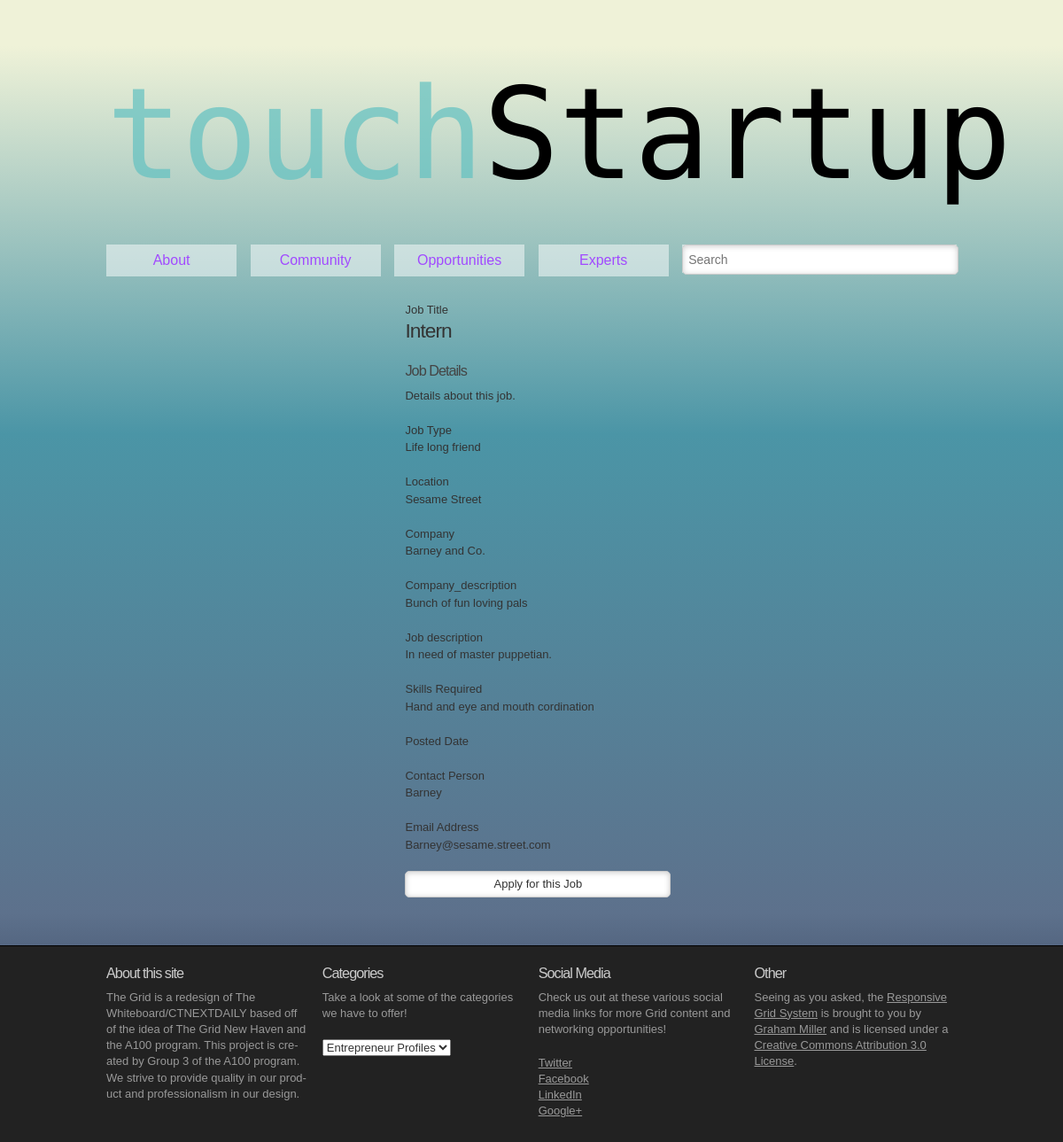
The page /viewjob.php?id=2 on the database its author committed.
### tables this page shows
CREATE TABLE IF NOT EXISTS `jobs` (
  `id` smallint(5) unsigned NOT NULL AUTO_INCREMENT,
  `title` varchar(30) NOT NULL,
  `type` varchar(30) NOT NULL,
  `location` varchar(30) NOT NULL,
  `company` varchar(30) NOT NULL,
  `company_description` mediumtext NOT NULL,
  `job_description` mediumtext NOT NULL,
  `skills` tinytext NOT NULL,
  `date` timestamp NOT NULL DEFAULT CURRENT_TIMESTAMP ON UPDATE CURRENT_TIMESTAMP,
  `companyID` char(32) NOT NULL,
  `contact_name` varchar(30) NOT NULL,
  `contact_email` varchar(30) NOT NULL,
  `imageLink` varchar(100) NOT NULL DEFAULT 'images/default_user.png',
  PRIMARY KEY (`id`)
);

### viewjob.php (the view, shortened to what this page needs)
<?php
require_once("header.php");
?>
    <div class="section group">
      <div class="col span_1_of_3" style="padding: 1em;">
    <?php
    $jobid=$_GET["id"];
    $sql = "SELECT * FROM jobs where id=".$jobid."";
    try {
      $rows = $conn->query($sql);
      foreach($rows as $row) {
        echo " <dl>
      <dt>Job Title</dt><dd><h3>".$row['title']."</h3></dd>
      <h4>Job Details</h4>
	    <p>Details about this job.<p>
      <dt>Job Type</dt><dd>".$row['type']."</dd>
      <dt>Location</dt><dd>".$row['location']."</dd>
      <dt>Company</dt><dd>".$row['company']."</dd>
      <dt>Company_description</dt><dd>".$row['company_description']."</dd>
      <dt>Job description</dt><dd>".$row['job_description']."</dd>
      <dt>Skills Required</dt><dd>".$row['skills']."</dd>
      <dt>Posted Date</dt><dd>".$row['postingDate']."</dd>
      <dt>Contact Person</dt><dd>".$row['contact_name']."</dd>
      <dt>Email Address</dt><dd>".$row['contact_email']."</dd>
    </dl>
    "
	;
	  }
    } catch (PDOException $e) {
      echo "Query failed: " . $e->getMessage();
    }
	  ?>
      <form method="post" action="apply.html" >
  <input type="submit" name="submit" value="Apply for this Job">
  </form>
 </div>
 </div>
<?php require_once("footer.php"); ?>

### css/responsivegridsystem.css (style rules this page uses)
body { margin : 0 auto; padding : 0; font : 100%/1.4 'lucida sans unicode', 'lucida grande', 'Trebuchet MS', verdana, arial, helvetica, helve, sans-serif; color : #000; text-align: center; background: #fff; }
button, input, select, textarea { font-family : MuseoSlab100, lucida sans unicode, 'lucida grande', 'Trebuchet MS', verdana, arial, helvetica, helve, sans-serif; color : #333; }
h1, h2, h3, h4, h5, h6 { font-family: MuseoSlab300, 'lucida sans unicode', 'lucida grande', 'Trebuchet MS', verdana, arial, helvetica, helve, sans-serif; font-weight : normal; margin-top: 0px; letter-spacing: -1px; }
h3 { color: #333; margin-bottom : 0.3em; letter-spacing: -1px; font-size : 1.75em; line-height : 1.3; }
h4 { color: #444; margin-bottom : 0.5em; font-size : 1.25em; line-height : 1.25; }
p, ol, ul, dl, address { margin-bottom : 1.5em; font-size : 1em; }
p { hyphens : auto; }
dl, dd { margin-bottom : 1.5em; }
dt { font-weight : normal; }
form { margin : 0; }
button, search, input, select, textarea { font-size : 100%; margin : 0; vertical-align : baseline; *vertical-align : middle; }
button, input { line-height : normal; *overflow : visible; }
button, input[type="button"], input[type="reset"], input[type="submit"] { padding: 0.5em 1em; margin: 0 0 1em; 0; cursor : pointer; text-shadow:0 1px 0 #fff; }
input { display:block; width:97%; margin:0 0 20px 0; border:1px solid #ccc; font-size:1em; padding:5px; -moz-border-radius:5px; -webkit-border-radius:5px; border-radius:5px; background:#fff; -moz-box-shadow:inset 0px 0px 6px #ccc; -webkit-box-shadow:inset 0px 1px 6px #ccc; box-shadow:inset 0px 1px 6px #ccc; }
.section { clear: both; padding: 0px; margin: 0px; }
.group:before, .group:after { content:""; display:table; }
.group:after { clear:both; }
.group { zoom:1; }
html { -webkit-overflow-scrolling : touch; -webkit-tap-highlight-color : rgb(52,158,219); -webkit-text-size-adjust : 100%; -ms-text-size-adjust : 100%; }
button, input[type="button"], input[type="reset"], input[type="submit"] { -webkit-appearance : button; }
p { -webkit-hyphens : auto; -webkit-hyphenate-character : "\2010"; -webkit-hyphenate-limit-after : 1; -webkit-hyphenate-limit-before : 3; -moz-hyphens : auto; }

### css/col.css (style rules this page uses)
.col { display: block; float:left; margin: 0 0 1.6% 1.6%; }

### css/3cols.css (style rules this page uses)
.span_1_of_3 { width: 32.2%; }

### rows shown on the page
jobs: title "Intern", type "Life long friend", location "Sesame Street", company "Barney and Co.", company_description "Bunch of fun loving pals", job_description "In need of master puppetian.", skills "Hand and eye and mouth cordination", contact_name "Barney", contact_email "Barney@sesame.street.com"
